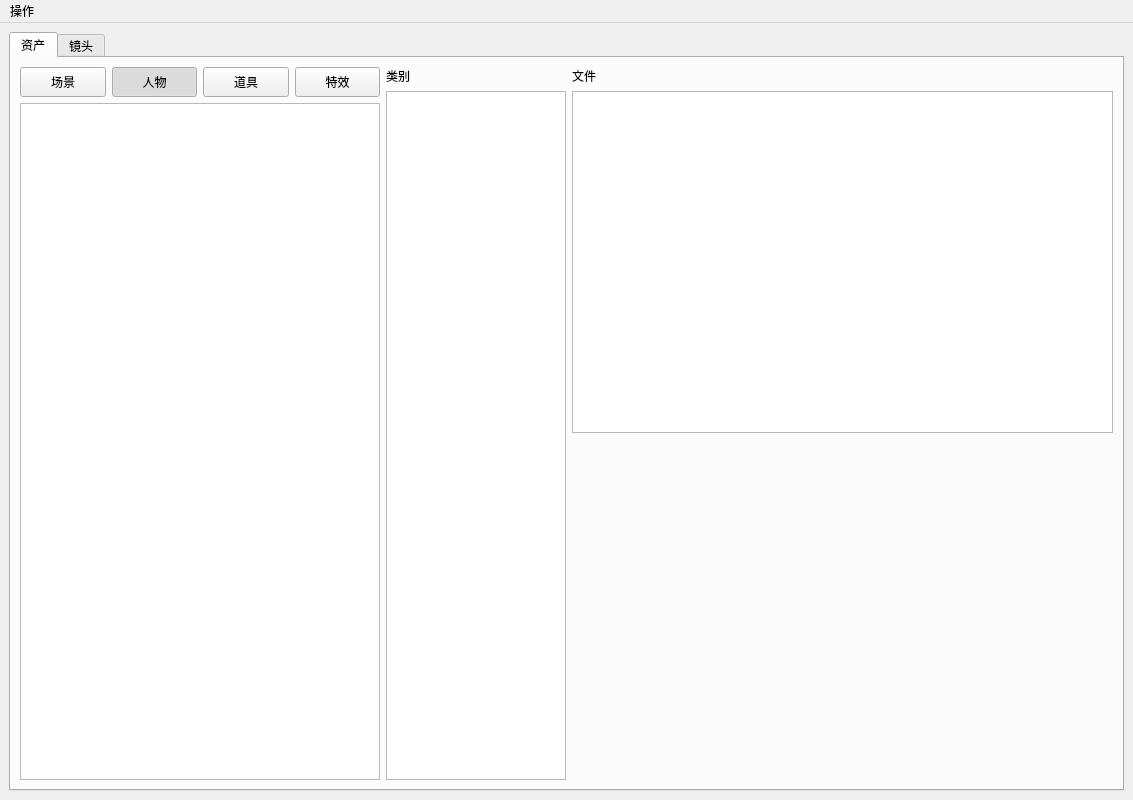
<?xml version="1.0" encoding="UTF-8"?>
<ui version="4.0">
 <class>MainWindow</class>
 <widget class="QMainWindow" name="MainWindow">
  <property name="geometry">
   <rect>
    <x>0</x>
    <y>0</y>
    <width>1133</width>
    <height>800</height>
   </rect>
  </property>
  <property name="windowTitle">
   <string>MainWindow</string>
  </property>
  <widget class="QWidget" name="centralwidget">
   <layout class="QHBoxLayout" name="horizontalLayout_3">
    <item>
     <widget class="QTabWidget" name="tabWidget">
      <property name="currentIndex">
       <number>0</number>
      </property>
      <widget class="QWidget" name="tab_2">
       <attribute name="title">
        <string>资产</string>
       </attribute>
       <layout class="QGridLayout" name="gridLayout_2">
        <item row="0" column="0">
         <layout class="QHBoxLayout" name="horizontalLayout_2" stretch="2,1,3">
          <item>
           <layout class="QVBoxLayout" name="verticalLayout_6" stretch="1,20">
            <item>
             <layout class="QHBoxLayout" name="horizontalLayout_5" stretch="0,0,0,0">
              <item>
               <widget class="QPushButton" name="scane">
                <property name="sizePolicy">
                 <sizepolicy hsizetype="Minimum" vsizetype="Maximum">
                  <horstretch>0</horstretch>
                  <verstretch>0</verstretch>
                 </sizepolicy>
                </property>
                <property name="minimumSize">
                 <size>
                  <width>0</width>
                  <height>30</height>
                 </size>
                </property>
                <property name="styleSheet">
                 <string notr="true"/>
                </property>
                <property name="text">
                 <string>场景</string>
                </property>
                <property name="checkable">
                 <bool>true</bool>
                </property>
                <property name="checked">
                 <bool>false</bool>
                </property>
                <property name="autoExclusive">
                 <bool>true</bool>
                </property>
               </widget>
              </item>
              <item>
               <widget class="QPushButton" name="character">
                <property name="minimumSize">
                 <size>
                  <width>0</width>
                  <height>30</height>
                 </size>
                </property>
                <property name="styleSheet">
                 <string notr="true"/>
                </property>
                <property name="text">
                 <string>人物</string>
                </property>
                <property name="checkable">
                 <bool>true</bool>
                </property>
                <property name="checked">
                 <bool>true</bool>
                </property>
                <property name="autoExclusive">
                 <bool>true</bool>
                </property>
               </widget>
              </item>
              <item>
               <widget class="QPushButton" name="props">
                <property name="minimumSize">
                 <size>
                  <width>0</width>
                  <height>30</height>
                 </size>
                </property>
                <property name="styleSheet">
                 <string notr="true"/>
                </property>
                <property name="text">
                 <string>道具</string>
                </property>
                <property name="checkable">
                 <bool>true</bool>
                </property>
                <property name="checked">
                 <bool>false</bool>
                </property>
                <property name="autoExclusive">
                 <bool>true</bool>
                </property>
               </widget>
              </item>
              <item>
               <widget class="QPushButton" name="effects">
                <property name="minimumSize">
                 <size>
                  <width>0</width>
                  <height>30</height>
                 </size>
                </property>
                <property name="styleSheet">
                 <string notr="true"/>
                </property>
                <property name="text">
                 <string>特效</string>
                </property>
                <property name="checkable">
                 <bool>true</bool>
                </property>
                <property name="checked">
                 <bool>false</bool>
                </property>
                <property name="autoExclusive">
                 <bool>true</bool>
                </property>
               </widget>
              </item>
             </layout>
            </item>
            <item>
             <widget class="QListWidget" name="listAss"/>
            </item>
           </layout>
          </item>
          <item>
           <layout class="QVBoxLayout" name="verticalLayout_8" stretch="0,1">
            <item>
             <widget class="QLabel" name="label_2">
              <property name="text">
               <string>类别</string>
              </property>
             </widget>
            </item>
            <item>
             <widget class="QListWidget" name="listAssType"/>
            </item>
           </layout>
          </item>
          <item>
           <layout class="QVBoxLayout" name="verticalLayout_7" stretch="0,1,1">
            <item>
             <widget class="QLabel" name="label_4">
              <property name="text">
               <string>文件</string>
              </property>
             </widget>
            </item>
            <item>
             <widget class="QListWidget" name="listAssFile"/>
            </item>
            <item>
             <widget class="QLabel" name="label_3">
              <property name="text">
               <string/>
              </property>
             </widget>
            </item>
           </layout>
          </item>
         </layout>
        </item>
       </layout>
      </widget>
      <widget class="QWidget" name="Episodes_shot">
       <property name="enabled">
        <bool>true</bool>
       </property>
       <attribute name="title">
        <string>镜头</string>
       </attribute>
       <layout class="QHBoxLayout" name="horizontalLayout_7">
        <item>
         <layout class="QHBoxLayout" name="horizontalLayout_6" stretch="1,1,6">
          <item>
           <layout class="QVBoxLayout" name="verticalLayout_2" stretch="0,0">
            <item>
             <widget class="QLabel" name="episodes">
              <property name="text">
               <string>集数</string>
              </property>
             </widget>
            </item>
            <item>
             <widget class="QListWidget" name="listepisodes"/>
            </item>
           </layout>
          </item>
          <item>
           <layout class="QVBoxLayout" name="verticalLayout_3" stretch="0,0">
            <item>
             <widget class="QLabel" name="shot">
              <property name="text">
               <string>镜头</string>
              </property>
             </widget>
            </item>
            <item>
             <widget class="QListWidget" name="listshot"/>
            </item>
           </layout>
          </item>
          <item>
           <layout class="QVBoxLayout" name="verticalLayout_10" stretch="1,1">
            <item>
             <layout class="QHBoxLayout" name="horizontalLayout" stretch="1,1,5">
              <item>
               <layout class="QVBoxLayout" name="verticalLayout_4">
                <item>
                 <widget class="QLabel" name="department">
                  <property name="text">
                   <string>部门</string>
                  </property>
                 </widget>
                </item>
                <item>
                 <widget class="QListWidget" name="listdepartment"/>
                </item>
               </layout>
              </item>
              <item>
               <layout class="QVBoxLayout" name="verticalLayout_5">
                <item>
                 <widget class="QLabel" name="depType">
                  <property name="text">
                   <string>类型</string>
                  </property>
                 </widget>
                </item>
                <item>
                 <widget class="QListWidget" name="listdepType"/>
                </item>
               </layout>
              </item>
              <item>
               <layout class="QVBoxLayout" name="verticalLayout" stretch="0,0">
                <item>
                 <widget class="QLabel" name="file">
                  <property name="text">
                   <string>文件</string>
                  </property>
                 </widget>
                </item>
                <item>
                 <widget class="QTableWidget" name="listfile">
                  <property name="maximumSize">
                   <size>
                    <width>120000</width>
                    <height>1200</height>
                   </size>
                  </property>
                  <column>
                   <property name="text">
                    <string>版本</string>
                   </property>
                  </column>
                  <column>
                   <property name="text">
                    <string>概述</string>
                   </property>
                  </column>
                  <column>
                   <property name="text">
                    <string>制作人</string>
                   </property>
                  </column>
                  <column>
                   <property name="text">
                    <string>格式</string>
                   </property>
                  </column>
                 </widget>
                </item>
               </layout>
              </item>
             </layout>
            </item>
            <item>
             <layout class="QHBoxLayout" name="horizontalLayout_4" stretch="1,13">
              <item>
               <layout class="QVBoxLayout" name="verticalLayout_9">
                <item>
                 <widget class="QPushButton" name="upload">
                  <property name="styleSheet">
                   <string notr="true"/>
                  </property>
                  <property name="text">
                   <string>上传</string>
                  </property>
                  <property name="checkable">
                   <bool>false</bool>
                  </property>
                  <property name="autoRepeat">
                   <bool>true</bool>
                  </property>
                  <property name="autoExclusive">
                   <bool>false</bool>
                  </property>
                 </widget>
                </item>
                <item>
                 <widget class="QPushButton" name="screenshots">
                  <property name="styleSheet">
                   <string notr="true"/>
                  </property>
                  <property name="text">
                   <string>截屏</string>
                  </property>
                  <property name="checkable">
                   <bool>false</bool>
                  </property>
                  <property name="autoRepeat">
                   <bool>true</bool>
                  </property>
                  <property name="autoExclusive">
                   <bool>false</bool>
                  </property>
                 </widget>
                </item>
                <item>
                 <widget class="QLabel" name="label_6">
                  <property name="text">
                   <string>拍屏</string>
                  </property>
                 </widget>
                </item>
               </layout>
              </item>
              <item>
               <widget class="QLabel" name="flipBook">
                <property name="text">
                 <string>TextLabel</string>
                </property>
               </widget>
              </item>
             </layout>
            </item>
           </layout>
          </item>
         </layout>
        </item>
       </layout>
      </widget>
     </widget>
    </item>
   </layout>
  </widget>
  <widget class="QMenuBar" name="menubar">
   <property name="geometry">
    <rect>
     <x>0</x>
     <y>0</y>
     <width>1133</width>
     <height>23</height>
    </rect>
   </property>
   <widget class="QMenu" name="caoZhuo">
    <property name="title">
     <string>操作</string>
    </property>
    <addaction name="refresh"/>
   </widget>
   <addaction name="caoZhuo"/>
  </widget>
  <action name="refresh">
   <property name="text">
    <string>刷新</string>
   </property>
  </action>
 </widget>
 <tabstops>
  <tabstop>listepisodes</tabstop>
  <tabstop>listshot</tabstop>
  <tabstop>listdepartment</tabstop>
  <tabstop>listdepType</tabstop>
  <tabstop>listfile</tabstop>
 </tabstops>
 <resources/>
 <connections/>
</ui>
